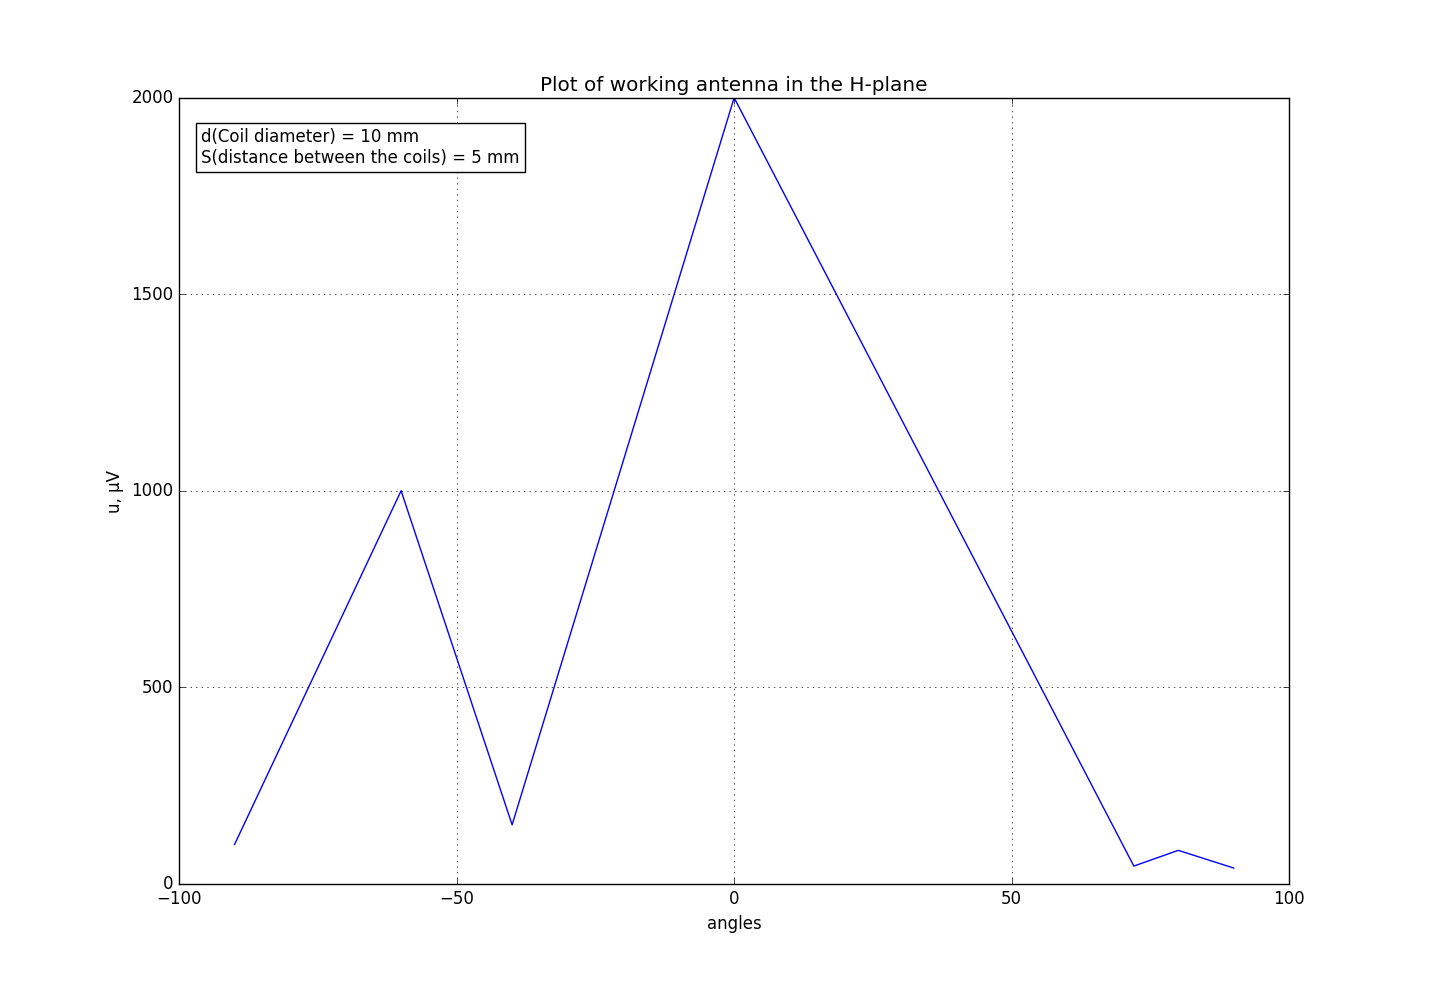

Write the Python code that produced this figure.
# Plot of working antenna in the H-plane
# Antenna parameters: 
# d(Coil diameter) = 10 mm, 
# S(distance between the coils) = 5 mm

import matplotlib.pyplot as plt
import numpy as np

angles = np.array([-90, -60, -40, 0, 72, 80, 90])
u = np.array     ([100, 1000, 150, 2000, 45, 85, 40])

plt.plot(angles, u)
plt.title("Plot of working antenna in the H-plane")
plt.text(-96, 1835, s="d(Coil diameter) = 10 mm \nS(distance between the coils) = 5 mm", bbox = {"boxstyle":"square", "facecolor":"w"})
plt.xlabel('angles')
plt.ylabel('u, µV')

plt.grid(True)
plt.savefig("work_ant_h.png")
plt.show()